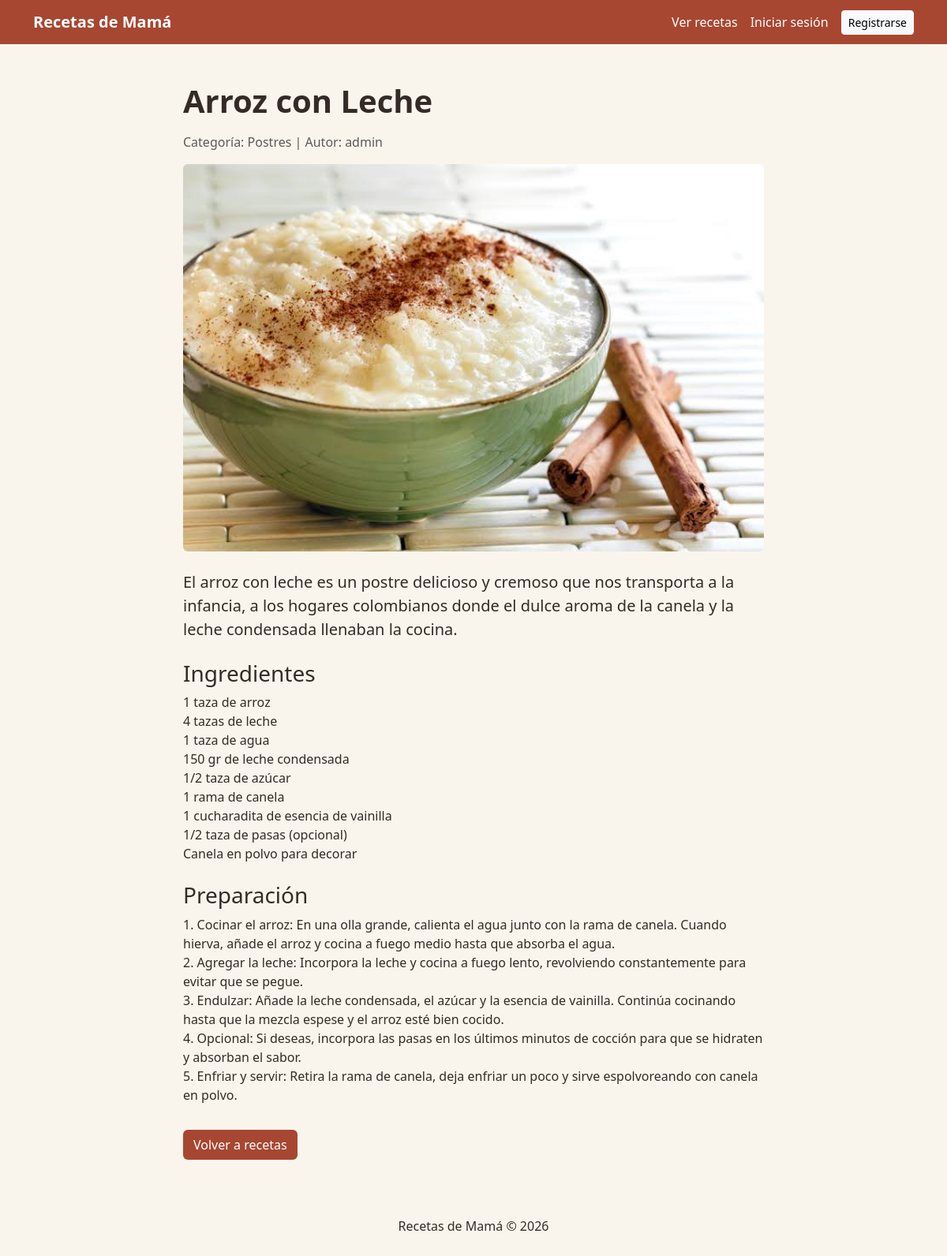
Page /recetas/2/ on the committed database.
### recetas/models.py (models this page shows, shortened)
class Receta(models.Model):
    titulo = models.CharField(max_length=200)
    descripcion = models.TextField()
    ingredientes = models.TextField()
    preparacion = models.TextField()
    imagen = models.ImageField(
        upload_to='recetas/',
        blank=True,
        null=True
    )
    categoria = models.ForeignKey(
        Categoria,
        on_delete=models.PROTECT,
        related_name='recetas'
    )
    autor = models.ForeignKey(
        User,
        on_delete=models.CASCADE,
        related_name='recetas'
    )
    fecha_creacion = models.DateTimeField(auto_now_add=True)
    fecha_actualizacion = models.DateTimeField(auto_now=True)

class Categoria(models.Model):
    nombre = models.CharField(max_length=100, unique=True)
    descripcion = models.TextField(blank=True)

### recetas/views.py (the view)
# urls.py: path('<int:pk>/', views.detalle_receta, name='detalle'),
def detalle_receta(request, pk):
    receta = get_object_or_404(Receta, pk=pk)
    return render(request, 'recetas/detalle_receta.html', {
        'receta': receta
    })

### templates/recetas/detalle_receta.html (shortened to what this page needs)
{% extends 'base.html' %}
{% block content %}
<div class="row justify-content-center">
    <div class="col-lg-8">
        <h1 class="fw-bold mb-3">
            {{ receta.titulo }}
        </h1>
        <p class="text-muted">
            Categoría: {{ receta.categoria.nombre }}
            | Autor: {{ receta.autor.username }}
        </p>
        {% if receta.imagen %}
            <img
                src="{{ receta.imagen.url }}"
                class="img-fluid rounded mb-4 w-100"
                alt="{{ receta.titulo }}"
            >
        {% endif %}
        <p class="lead">
            {{ receta.descripcion }}
        </p>
        <h3 class="mt-4">Ingredientes</h3>
        <p>{{ receta.ingredientes|linebreaksbr }}</p>
        <h3 class="mt-4">Preparación</h3>
        <p>{{ receta.preparacion|linebreaksbr }}</p>
        <a
            href="{% url 'recetas:lista' %}"
            class="btn btn-receta mt-3"
        >
            Volver a recetas
        </a>
    </div>
</div>
{% endblock %}

### templates/base.html (style rules this page uses)
body { background-color: #faf5ec; color: #342b26; }
.btn-receta { background-color: #a74732; color: white; }

### rows in the picture
Receta: titulo "Arroz con Leche", categoria.nombre "Postres", autor.username "admin", imagen (picture), descripcion "El arroz con leche es un postre delicioso y cremoso que nos transporta a la infancia, a los hogares colombianos donde el dulce aroma de la canela y la leche condensada llenaban la cocina.", ingredientes "1 taza de arroz 4 tazas de leche 1 taza de agua 150 gr de leche condensada 1/2 taza de azúcar 1 rama de canela 1 cucharadita de esencia de vainilla 1/2 taza de pasas (opcional) Canela en polvo para decorar", preparacion "1. Cocinar el arroz: En una olla grande, calienta el agua junto con la rama de canela. Cuando hierva, añade el arroz y cocina a fuego medio hasta que absorba el agua. 2. Agregar la leche: Incorpora la leche y cocina a fuego lento, revolviendo constantemente para evitar que se pegue. 3. Endulzar: Añade la leche condensada, el azúcar y la esencia de vainilla. Continúa cocinando hasta que la mezcla espese y el arroz esté bien cocido. 4. Opcional: Si deseas, incorpora las pasas en los últimos minutos de cocción para que se hidraten y absorban el sabor. 5. Enfriar y servir: Retira la rama de canela, deja enfriar un poco y sirve espolvoreando con canela en polvo."
